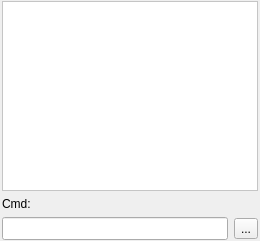
<?xml version="1.0" encoding="UTF-8"?>
<ui version="4.0">
 <class>QG_Lsp_CommandWidget</class>
 <widget class="QWidget" name="QG_Lsp_CommandWidget">
  <property name="geometry">
   <rect>
    <x>0</x>
    <y>0</y>
    <width>260</width>
    <height>241</height>
   </rect>
  </property>
  <property name="windowTitle">
   <string>Command Line</string>
  </property>
  <layout class="QGridLayout" name="gridLayout" rowstretch="10,0,0">
   <property name="leftMargin">
    <number>2</number>
   </property>
   <property name="topMargin">
    <number>1</number>
   </property>
   <property name="rightMargin">
    <number>2</number>
   </property>
   <property name="bottomMargin">
    <number>1</number>
   </property>
   <item row="2" column="0">
    <widget class="QG_Lsp_CommandEdit" name="leCommand">
     <property name="minimumSize">
      <size>
       <width>0</width>
       <height>23</height>
      </size>
     </property>
     <property name="baseSize">
      <size>
       <width>0</width>
       <height>23</height>
      </size>
     </property>
     <property name="toolTip">
      <string>Enter your command here</string>
     </property>
    </widget>
   </item>
   <item row="2" column="1">
    <widget class="QToolButton" name="options_button">
     <property name="toolTip">
      <string>Click to see more options</string>
     </property>
     <property name="text">
      <string>...</string>
     </property>
     <property name="icon">
      <iconset resource="../../../../res/icons/icons.qrc">
       <normaloff>:/icons/options.svg</normaloff>:/icons/options.svg</iconset>
     </property>
     <property name="iconSize">
      <size>
       <width>12</width>
       <height>12</height>
      </size>
     </property>
     <property name="popupMode">
      <enum>QToolButton::InstantPopup</enum>
     </property>
     <property name="toolButtonStyle">
      <enum>Qt::ToolButtonIconOnly</enum>
     </property>
    </widget>
   </item>
   <item row="1" column="0" colspan="2">
    <widget class="QLabel" name="lCommand">
     <property name="text">
      <string>Cmd:</string>
     </property>
     <property name="wordWrap">
      <bool>false</bool>
     </property>
    </widget>
   </item>
   <item row="0" column="0" colspan="2">
    <widget class="CommandHistory" name="teHistory">
     <property name="sizePolicy">
      <sizepolicy hsizetype="Expanding" vsizetype="Minimum">
       <horstretch>0</horstretch>
       <verstretch>0</verstretch>
      </sizepolicy>
     </property>
     <property name="minimumSize">
      <size>
       <width>1</width>
       <height>1</height>
      </size>
     </property>
     <property name="focusPolicy">
      <enum>Qt::NoFocus</enum>
     </property>
     <property name="toolTip">
      <string>Command history and output</string>
     </property>
     <property name="autoFillBackground">
      <bool>true</bool>
     </property>
     <property name="styleSheet">
      <string notr="true">QTextEdit { background-color: white }</string>
     </property>
     <property name="lineWidth">
      <number>0</number>
     </property>
     <property name="horizontalScrollBarPolicy">
      <enum>Qt::ScrollBarAlwaysOff</enum>
     </property>
     <property name="documentTitle">
      <string notr="true"/>
     </property>
     <property name="undoRedoEnabled">
      <bool>false</bool>
     </property>
     <property name="readOnly">
      <bool>true</bool>
     </property>
     <property name="html">
      <string notr="true">&lt;!DOCTYPE HTML PUBLIC &quot;-//W3C//DTD HTML 4.0//EN&quot; &quot;http://www.w3.org/TR/REC-html40/strict.dtd&quot;&gt;
&lt;html&gt;&lt;head&gt;&lt;meta name=&quot;qrichtext&quot; content=&quot;1&quot; /&gt;&lt;meta charset=&quot;utf-8&quot; /&gt;&lt;style type=&quot;text/css&quot;&gt;
p, li { white-space: pre-wrap; }
hr { height: 1px; border-width: 0; }
li.unchecked::marker { content: &quot;\2610&quot;; }
li.checked::marker { content: &quot;\2612&quot;; }
&lt;/style&gt;&lt;/head&gt;&lt;body style=&quot; font-family:'Sans Serif'; font-size:9pt; font-weight:400; font-style:normal;&quot;&gt;
&lt;p style=&quot;-qt-paragraph-type:empty; margin-top:0px; margin-bottom:0px; margin-left:0px; margin-right:0px; -qt-block-indent:0; text-indent:0px; font-family:'Sans'; font-size:10pt;&quot;&gt;&lt;br /&gt;&lt;/p&gt;&lt;/body&gt;&lt;/html&gt;</string>
     </property>
     <property name="acceptRichText">
      <bool>false</bool>
     </property>
     <property name="linkUnderline" stdset="0">
      <bool>false</bool>
     </property>
    </widget>
   </item>
  </layout>
 </widget>
 <layoutdefault spacing="6" margin="11"/>
 <customwidgets>
  <customwidget>
   <class>CommandHistory</class>
   <extends>QTextEdit</extends>
   <header>commandhistory.h</header>
  </customwidget>
  <customwidget>
   <class>QG_Lsp_CommandEdit</class>
   <extends>QLineEdit</extends>
   <header>qg_lsp_commandedit.h</header>
  </customwidget>
 </customwidgets>
 <resources>
  <include location="../../../../res/icons/icons.qrc"/>
  <include location="../../../../res/icons/icons.qrc"/>
 </resources>
 <connections/>
</ui>
